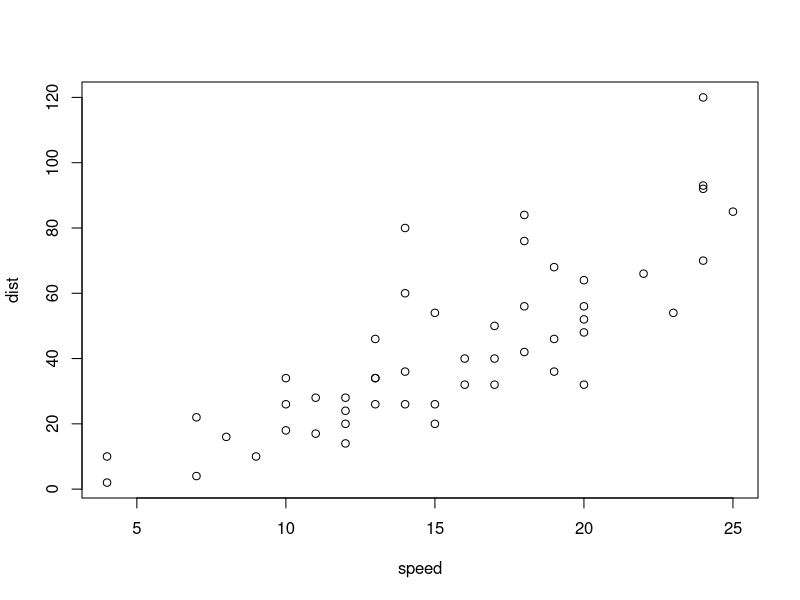
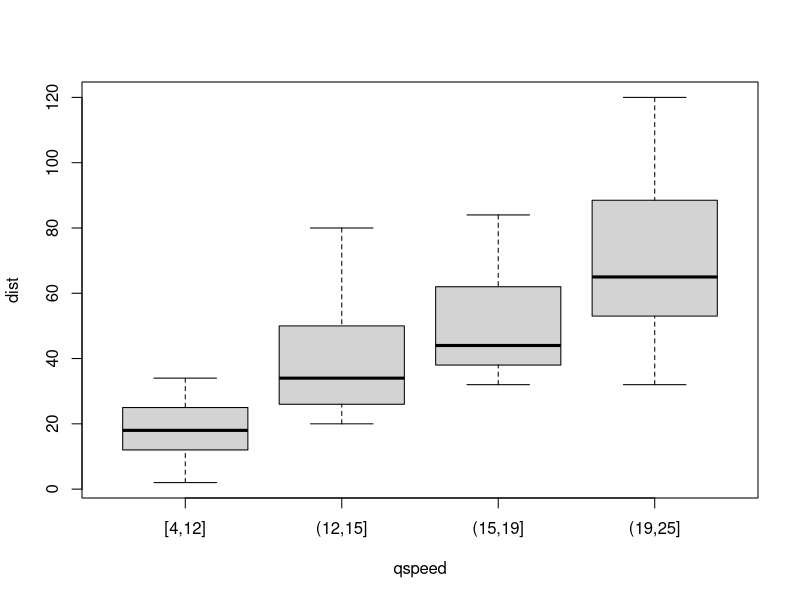

The R script that drew these images, in order:
# title: Chapter 2
# author: Smitom borah
# date: 01/08/2022

# class of cars
class(cars)

# typeof of cars
typeof(cars)

# names of column in cars
names(cars)

# summary of the data set
summary(cars)

# Details of an object
str(cars)

# If we create a factor for the speed variable by cutting it at its 
# quartiles, we can contrast how the plot method displays the relationship 
# between two numerical variables and a numerical variable and factor
cars$qspeed <- cut(cars$speed, breaks = quantile(cars$speed), include.lowest = T)
# check if factored
is.factor(cars$qspeed)

# plots
plot(dist ~ speed, data = cars)
plot(dist ~ qspeed, data = cars)

# dummy variables
lm(dist ~ qspeed, data = cars)
